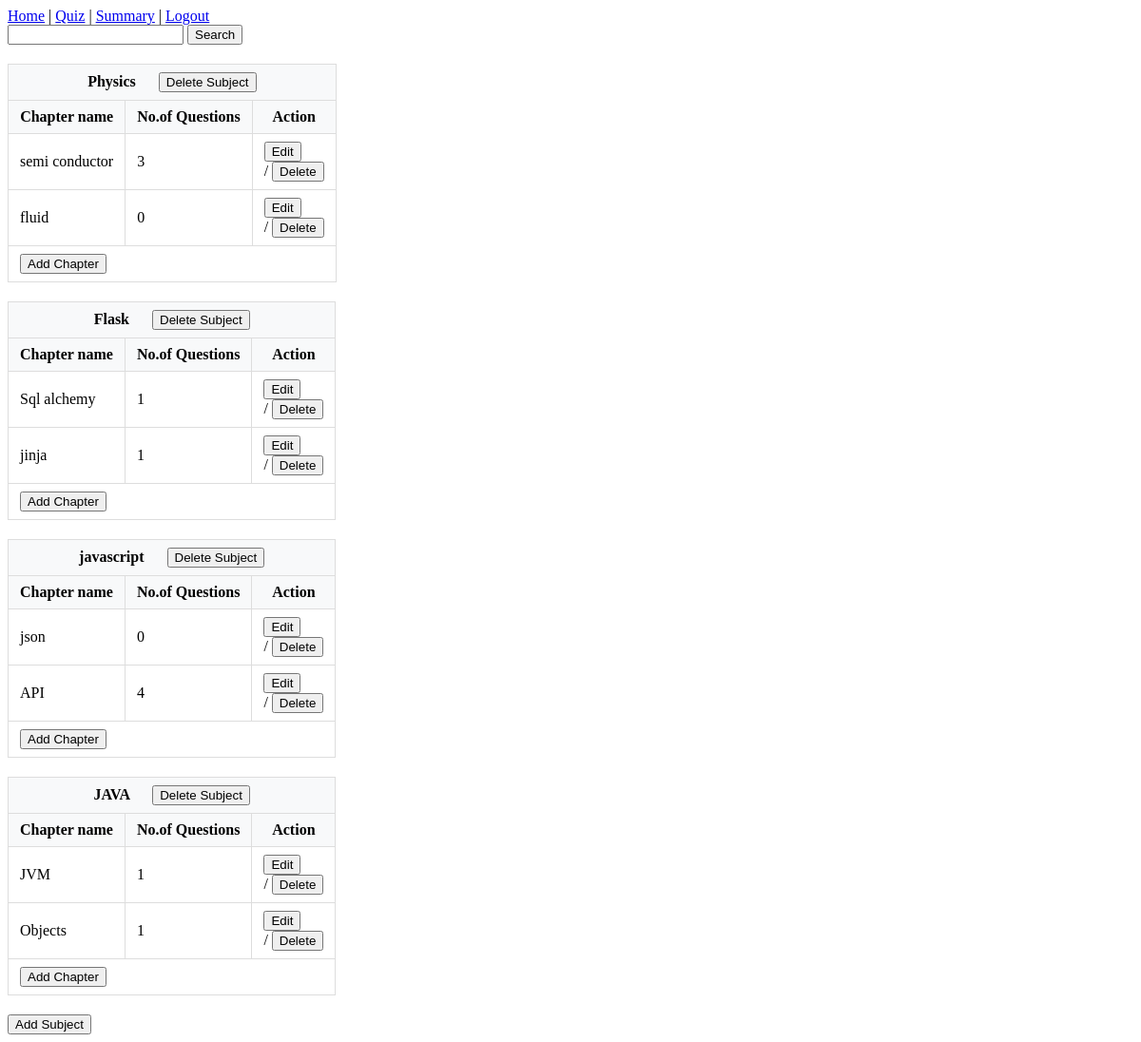
Before: /admin_dashboard with the older database file.
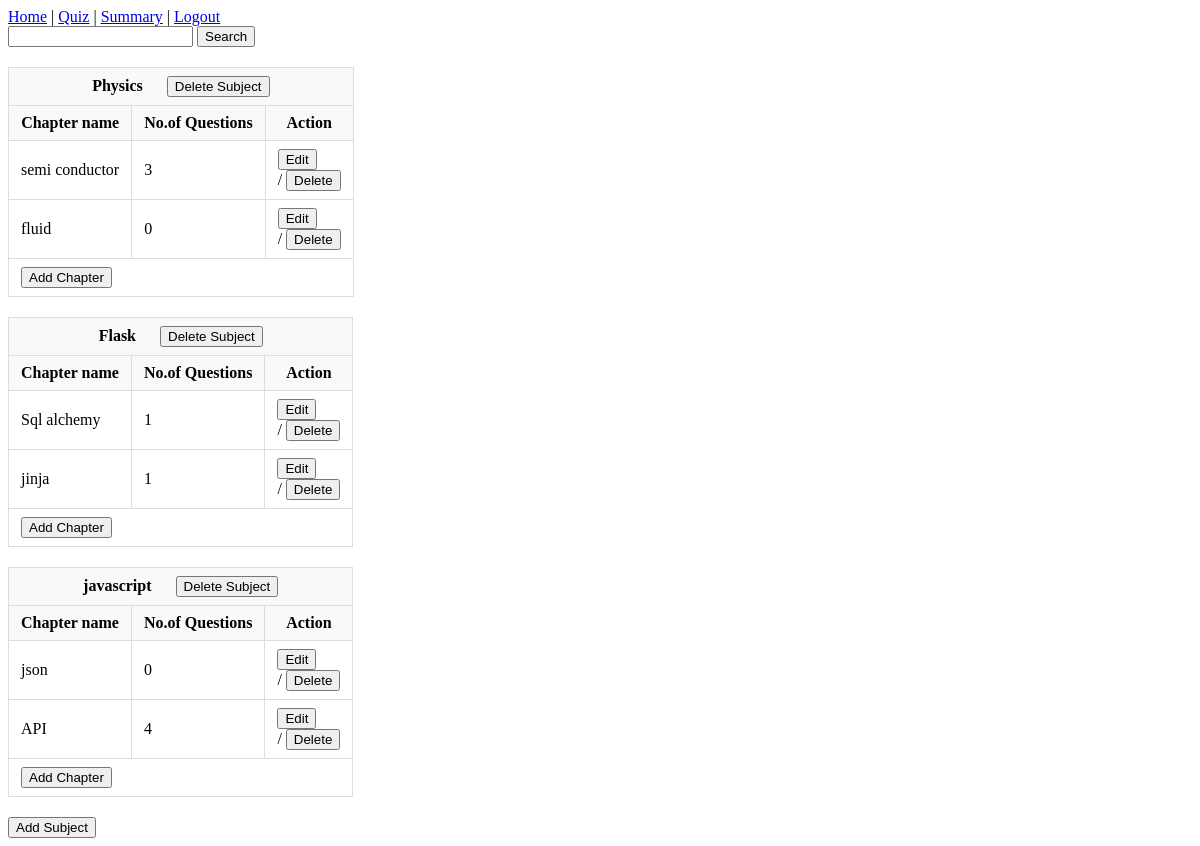
After: the same page with the newer database file.
### models.py (models this page shows)
class Subject(db.Model):
    id = db.Column(db.Integer, primary_key = True)
    name = db.Column(db.String(100), nullable=False)
    description = db.Column(db.String(100),  nullable = True)
    chapters = db.relationship('Chapter', backref='subject', lazy=True, cascade="all, delete-orphan")

class Chapter(db.Model):
    id = db.Column(db.Integer, primary_key = True)
    name = db.Column(db.String(100), nullable=False)
    description = db.Column(db.String(100),  nullable = True)
    subject_id = db.Column(db.Integer, db.ForeignKey('subject.id'), nullable = False)
    quizzes = db.relationship('Quiz', backref='chapter', lazy=True, cascade="all, delete-orphan")
    @property
    def total_question(self):
        return sum(len(quiz.question) for quiz in self.quizzes)

### app.py (the view)
@app.route("/admin_dashboard", methods = ['GET', 'POST'])
def admin_dashboard():
    subjects = Subject.query.all()
    chapters = Chapter.query.all()
    return render_template("admin_dashboard.html", subjects = subjects, chapters = chapters )

### templates/admin_dashboard.html (shortened to what this page needs)
<!DOCTYPE html>
<html lang="en">
<head>
</head>
<body>
    <div id="nav_bar">
        <a href="{{ url_for('admin_dashboard') }}">Home</a>  |
        <a href="{{ url_for('quiz_management') }}">Quiz</a>  |
        <a href="{{ url_for('admin_summary') }}">Summary</a>     |
        <a href="{{ url_for('login') }}">Logout</a>
        <form action="{{ url_for('admin_search') }}">
            <input type="text" name="search_key" value="{{ search_key if search_key }}">
            <button>Search</button>
        </form>
    </div>
    <div id="content">
        {% for s in subjects %}
           <table border="1px">
            <tr>
                <th colspan="3">
                    {{ s.name }}
                    <a href="/delete_subject?id={{ s.id }}"
                       style="margin-left: 20px;">
                        <button>Delete Subject</button>
                    </a>
                </th>
            </tr>
            <tr>
                <th>Chapter name</th>
                <th>No.of Questions</th>
                <th>Action</th>
            </tr>
            {% for c in s.chapters %}
                <tr>
                    <td>{{ c.name }}</td>
                    <td>{{ c.total_question }}</td>
                    <td>
                        <div id="/edit_chapter">
                            <a href="/edit_chapter?id={{c.id}}"><button>Edit</button></a>
                        </div>
                        /
                        <a href="/delete_chapter?id={{c.id}}"><button>Delete</button></a>
                    </td>
                </tr>
            {% endfor %}
            <tr>
                <td colspan="3">
                    <a href="{{ url_for('add_chapter', subject_id=s.id) }}">
                        <button>Add Chapter</button>
                    </a>
                </td>
            </tr>
           </table>
        {% endfor %}
    </div>
    <div id="/add_subject">
        <a href="{{ url_for('add_subject') }}">
            <button>Add Subject</button>
        </a>
    </div>
</body>
</html>

Changed rows visible on the page:
removed Subject: name "JAVA"
removed Chapter: name "JVM", total_question "1", shown under "JAVA"
removed Chapter: name "Objects", total_question "1", shown under "JAVA"
